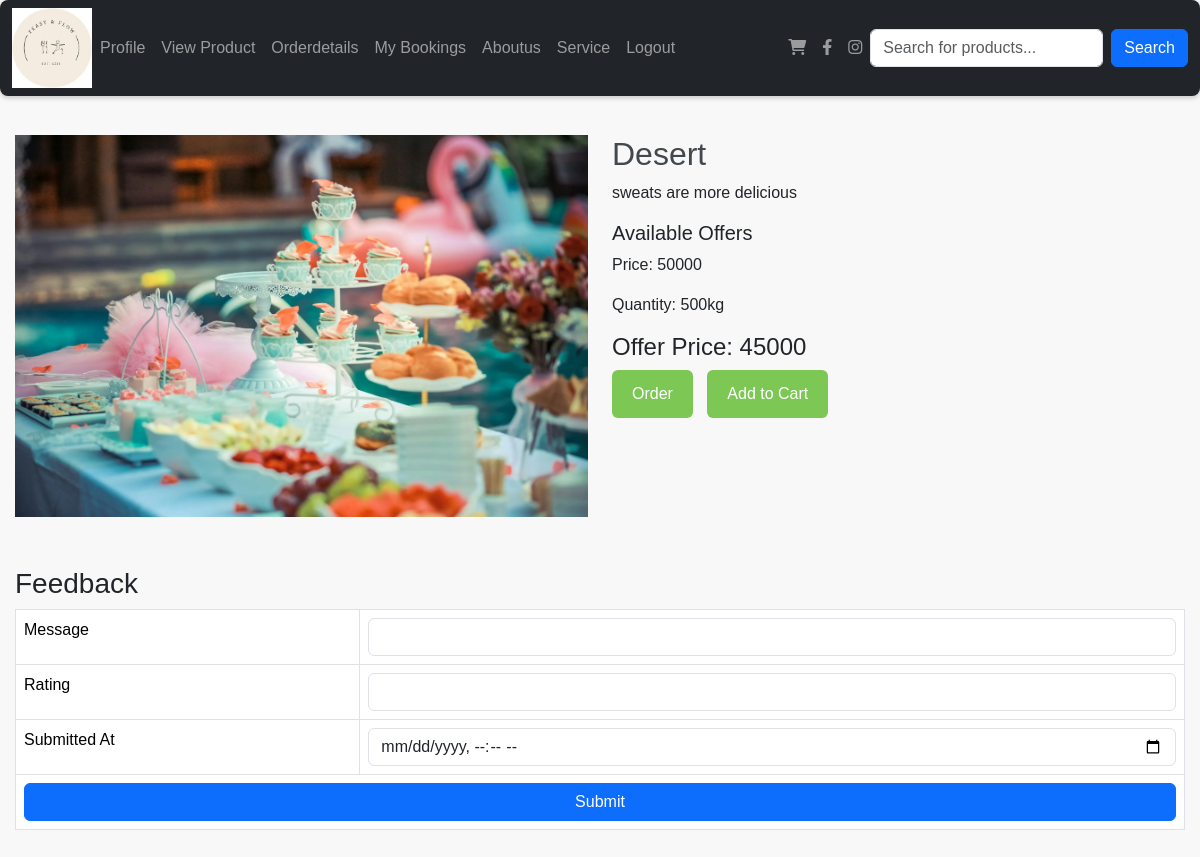
/prodetails/8, run on the app's committed database.
### app/models.py (models this page shows, shortened)
class Product(models.Model):
    shop = models.ForeignKey(Shopreg,on_delete=models.CASCADE)
    name = models.TextField()
    discription = models.TextField()
    price = models.IntegerField()
    quantity = models.IntegerField()
    offerprice = models.IntegerField()
    image = models.FileField()

### app/views.py (the view, shortened to what this page needs)
# urls.py: path('prodetails/<int:id>',views.prodetails),
def prodetails(req,id):
    data=Product.objects.get(pk=id)
    return render(req,'user/prodetails.html',{'data':data})

### templates/user/prodetails.html (shortened to what this page needs)
<!DOCTYPE html>
<html lang="en">
<head>
  {% load static %}
  <link href="https://cdn.jsdelivr.net/npm/bootstrap@5.3.3/dist/css/bootstrap.min.css" rel="stylesheet">
  <link href="https://cdnjs.cloudflare.com/ajax/libs/font-awesome/6.0.0-beta3/css/all.min.css" rel="stylesheet">
</head>
<body>
  <nav id="nav" class="navbar navbar-expand-sm navbar-dark bg-dark">
    <div class="container-fluid">
      <a href="../userhome" class="logo">
        <img src="../static/images.jpg" alt="logo" width="80px">
      </a>
      <div class="collapse navbar-collapse" id="mynavbar">
        <ul class="navbar-nav me-auto">
          <li class="nav-item">
            <a class="nav-link" href="../profile">Profile</a>
          </li>
          <li class="nav-item">
            <a class="nav-link" href="{% url 'userviewproduct' %}">View Product</a>
          </li>
          <li class="nav-item">
            <a class="nav-link" href="../orderdetails">Orderdetails</a>
          </li>
          <li class="nav-item">
            <a class="nav-link" href="../booking-history">My Bookings</a>
          </li>
        <li class="nav-item">
          <a class="nav-link" href="../aboutus">Aboutus</a>
        </li>
      <li class="nav-item">
        <a class="nav-link" href="../service">Service</a>
      </li>
          <li class="nav-item">
            <a class="nav-link" href="../logout">Logout</a>
          </li>
        </ul>
         <ul class="navbar-nav d-flex">
          <li class="nav-item">
            <a class="nav-link" href="../user_view_cart" target="_blank">
              <i class="fas fa-shopping-cart"></i>
            </a>
          </li>
          <li class="nav-item">
            <a class="nav-link" href="https://facebook.com" target="_blank">
              <i class="fab fa-facebook-f"></i>
            </a>
          </li>
          <li class="nav-item">
            <a class="nav-link" href="https://instagram.com" target="_blank">
              <i class="fab fa-instagram"></i>
            </a>
          </li>
        </ul>
    <form class="d-flex" method="post" action="{% url 'product_search' %}">
      <input type="text" class="form-control me-2" name="query" placeholder="Search for products...">
      <button type="submit" class="btn btn-primary">Search</button>
    </form>
      </div>
    </div>
  </nav>
  <main class="container mt-4">
    <div class="row">
      <div class="col-lg-6">
        <img src="{{data.image.url}}" alt="Product Image" class="img-fluid">
      </div>
      <div class="col-lg-6">
        <div class="product-description">
          <h1>{{data.name}}</h1>
          <p>{{data.discription}}</p>
        </div>
        <div class="product-configuration">
          <h5>Available Offers</h5>
          <div class="cable-config">
            <p>Price: {{data.price}}</p>
            <p>Quantity: {{data.quantity}}kg</p>
            <h4>Offer Price: {{data.offerprice}}</h4>
          </div>
        </div>
        <div class="product-price">
          <a href="../buynow1/{{data.pk}}" class="cart-btn">Order</a>
          <a href="../user_view_cart" class="cart-btn">Add to Cart</a>
        </div>
      </div>
    </div>
  </main>
  <div class="container feedback-form">
    <h3>Feedback</h3>
    <form action="" method="post" enctype="multipart/form-data">
      <table class="table table-bordered">
        <tr>
          <td><label for="message">Message</label></td>
          <td><input type="text" class="form-control" name="message" id="message" required></td>
        </tr>
        <tr>
          <td><label for="rating">Rating</label></td>
          <td><input type="number" class="form-control" name="rating" id="rating" required></td>
        </tr>
        <tr>
          <td><label for="submitted_at">Submitted At</label></td>
          <td><input type="datetime-local" class="form-control" name="submitted_at" id="submitted_at" required></td>
        </tr>
        <tr>
          <td colspan="2"><button class="btn btn-primary w-100" type="submit">Submit</button></td>
        </tr>
      </table>
    </form>
  </div>
</body>
</html>

### templates/user/prodetails.html (style rules this page uses)
body { font-family: Arial, sans-serif; background-color: #f8f8f8; }
#nav { box-shadow: 0 2px 5px rgba(0, 0, 0, 0.2); margin-bottom: 20px; border-radius: 8px; }
.container { max-width: 1200px; margin: 0 auto; padding: 15px; }
.product-description h1 { font-weight: 300; font-size: 32px; color: #43484D; }
.cart-btn { display: inline-block; background-color: #7DC855; border-radius: 6px; font-size: 16px; color: #FFFFFF; text-decoration: none; margin-right: 10px; padding: 12px 20px; transition: all 0.5s; }
.feedback-form { margin-top: 20px; }

### data on the page
Product: image (picture), name "Desert", discription "sweats are more delicious", price "50000", quantity "500", offerprice "45000"
